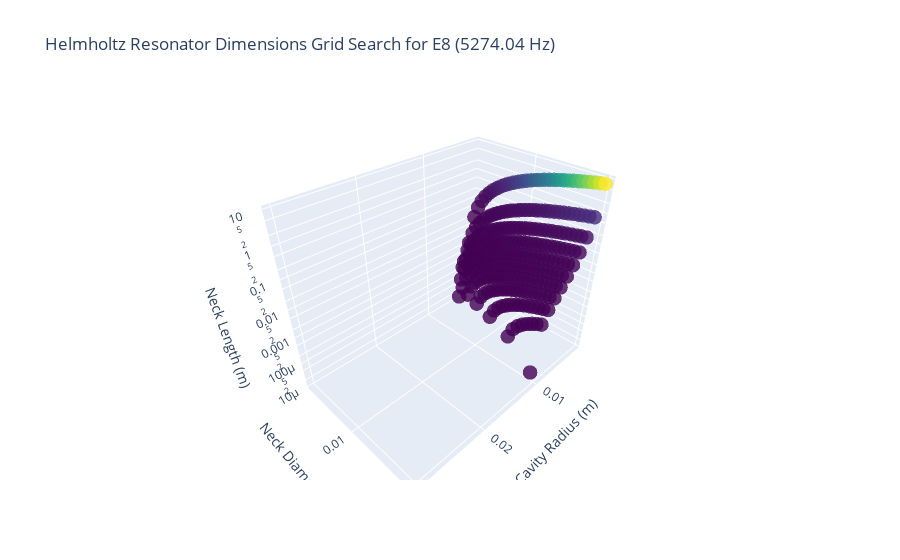

Notebook code cell kept with this figure:
### Code cell
note_idx = 0

e8_r_cavity, e8_d, e8_L = parameter_sweep(
    chord_frequencies_defined[note_idx][1],
    chord_frequencies_defined[note_idx][0],
)

### Figure 1 — Plotly figure (JSON) as saved in the notebook; plotly's stock layout.template omitted (floating-point values rounded to 4 significant figures; data arrays with more than 128 entries replaced by an {"elided": "..."} marker saying what was removed)
{"data": [{"marker": {"color": {"elided": "900 float values"}, "colorscale": [[0, "#440154"], [0.1111, "#482878"], [0.2222, "#3e4989"], [0.3333, "#31688e"], [0.4444, "#26828e"], [0.5556, "#1f9e89"], [0.6667, "#35b779"], [0.7778, "#6ece58"], [0.8889, "#b5de2b"], [1, "#fde725"]], "opacity": 0.8, "size": 5}, "mode": "markers", "type": "scatter3d", "x": {"elided": "900 float values"}, "y": {"elided": "900 float values"}, "z": {"elided": "900 float values"}}], "layout": {"scene": {"xaxis": {"title": {"text": "Cavity Radius (m)"}}, "yaxis": {"title": {"text": "Neck Diameter (m)"}}, "zaxis": {"title": {"text": "Neck Length (m)"}, "type": "log"}}, "title": {"text": "Helmholtz Resonator Dimensions Grid Search\nfor E8 (5274.04 Hz)"}}}
